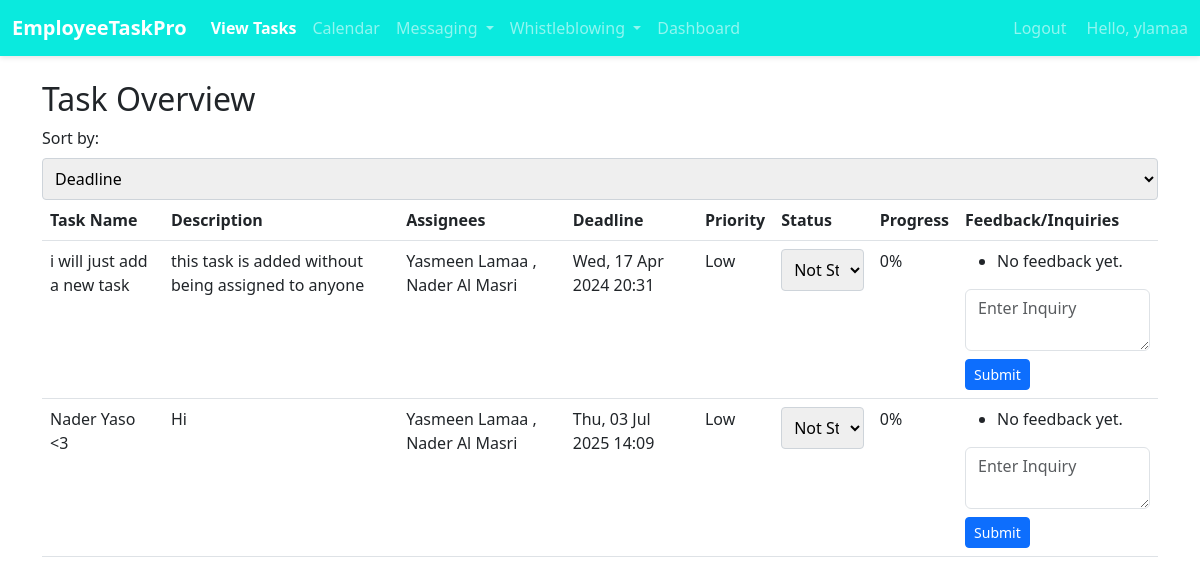
Page /emp/my-tasks/ (signed in) on the earlier database version.
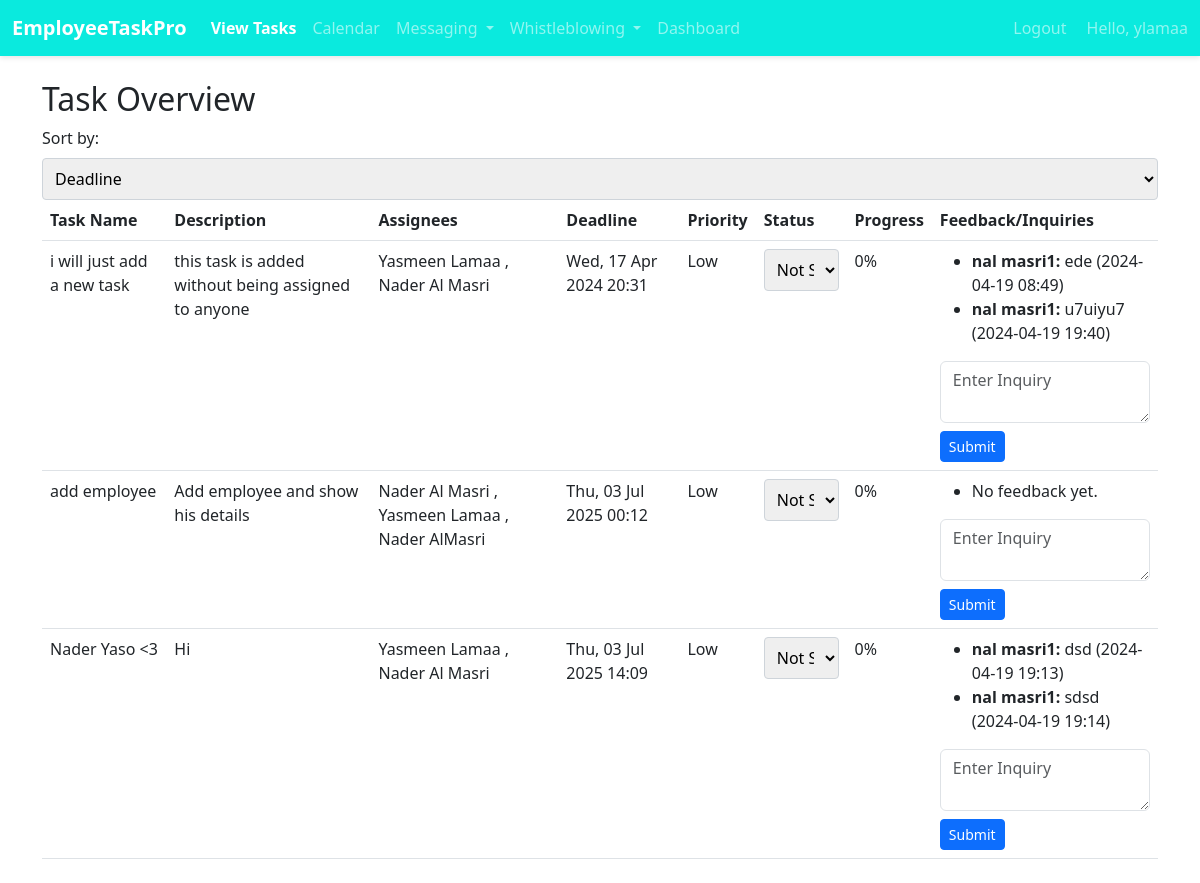
Same page on the later database version.
### emp/models.py (models this page shows, shortened)
class TaskAssignee(models.Model):
    task = models.ForeignKey('Task', on_delete=models.CASCADE)
    emp = models.ForeignKey('Emp', on_delete=models.CASCADE)
    weight = models.IntegerField(help_text='Percentage of task responsibility')
    status = models.CharField(
        max_length=50,
        choices=[('Not Started', 'Not Started'), ('In Progress', 'In Progress'), ('Completed', 'Completed')],
        default='Not Started'
    )
    progress = models.IntegerField(default=0, help_text='Specific progress for tasks that are "In Progress"', validators=[MinValueValidator(0), MaxValueValidator(100)])
    class Meta:
        unique_together = ('task', 'emp')

class Task(models.Model):
    title = models.CharField(max_length=200)
    description = models.TextField(blank=True, null=True)
    deadline = models.DateTimeField(null=True, blank=True)
    feedback = models.TextField(blank=True, null=True)
    urgency = models.CharField(
        max_length=50,
        choices=[('Low', 'Low'), ('Medium', 'Medium'), ('High', 'High')],
        default='Low'
    )
    status = models.CharField(
        max_length=50,
        choices=[('Not Started', 'Not Started'), ('In Progress', 'In Progress'), ('Completed', 'Completed')],
        default='Not Started'
    )
    progress_percentage = models.IntegerField(default=0, validators=[MinValueValidator(0), MaxValueValidator(100)],
                                              help_text='Progress percentage for tasks that are "In Progress"')
    date_created = models.DateTimeField(default=timezone.now)
    date_updated = models.DateTimeField(auto_now=True)

class Emp(models.Model):
    firstname=models.CharField(max_length=200)
    fathername=models.CharField(max_length=200)
    lastname=models.CharField(max_length=200)
    gender = models.TextField(blank=True,null= True)
    dob = models.DateField(blank=True,null= True)
    emp_id=models.CharField(max_length=200)
    phone = models.CharField(max_length=20, null=True)
    email = models.EmailField(null=True)
    date_hired = models.DateField(default=timezone.now)
    salary = models.FloatField(default=0)
    date_added = models.DateTimeField(default=timezone.now)
    date_updated = models.DateTimeField(auto_now=True)
    address = models.CharField(max_length=100, null=True)
    status=models.BooleanField(default=True)
    department=models.CharField(max_length=200, null=True)
    user = models.OneToOneField(User, on_delete=models.CASCADE, null=True)

class Feedback(models.Model):
    task = models.ForeignKey(Task, related_name='feedbacks', on_delete=models.CASCADE)
    content = models.TextField()
    created_by = models.ForeignKey(User, on_delete=models.CASCADE)
    created_at = models.DateTimeField(auto_now_add=True)

### emp/views.py (the view, shortened to what this page needs)
# urls.py: path("my-tasks/", my_tasks, name='my_tasks'),
@login_required
def my_tasks(request):
    user_emp = request.user.emp if hasattr(request.user, 'emp') else None
    sort = request.GET.get('sort', 'deadline')  # Default sorting by deadline
    task_assignees = TaskAssignee.objects.filter(emp=user_emp).exclude(status='Completed').select_related('task')
    if sort == 'urgency':
        task_assignees = task_assignees.order_by(Case(
            When(task__urgency='High', then=1),
            When(task__urgency='Medium', then=2),
            When(task__urgency='Low', then=3),
            default=4
        ))
    else:  # Default sort by deadline
        task_assignees = task_assignees.order_by('task__deadline')
    tasks_with_progress = [{
        'task_assignee': task_assignee,
        'progress': task_assignee.progress,
        'status': task_assignee.status
    } for task_assignee in task_assignees]
    context = {
        'tasks_with_progress': tasks_with_progress,
        'user_emp': user_emp,
        'current_sort': sort,
    }
    return render(request, 'emp/my_tasks.html', context)

### emp/context_processors.py (called while the page is built)
def user_roles(request):
    is_hr_or_manager = request.user.groups.filter(name__in=['HR', 'Manager']).exists()
    is_employee = request.user.groups.filter(name='Employee').exists()
    return {
        'is_hr_or_manager': is_hr_or_manager,
        'is_employee': is_employee,
    }

### templates/emp/my_tasks.html (shortened to what this page needs)
{% load static %}
<!doctype html>
<html lang="en">
<head>
    <link href="https://cdn.jsdelivr.net/npm/bootstrap@5.2.2/dist/css/bootstrap.min.css" rel="stylesheet">
    <link href="https://cdn.jsdelivr.net/npm/select2@4.1.0-beta.1/dist/css/select2.min.css" rel="stylesheet">
    <link rel="stylesheet" href="{% static 'css/assigntask.css' %}">
</head>
<body>
    {% include 'emp/navbar.html' %}
    <div class="container my-4">
        <h2>Task Overview</h2>
        <form method="get" action="">
            <label for="sort">Sort by:</label>
            <select name="sort" onchange="this.form.submit()">
                <option value="deadline" {% if current_sort == 'deadline' %}selected{% endif %}>Deadline</option>
            </select>
        </form>
        <table class="table">
            <thead>
                <tr>
                    <th>Task Name</th>
                    <th>Description</th>
                    <th>Assignees</th>
                    <th>Deadline</th>
                    <th>Priority</th>
                    <th>Status</th>
                    <th>Progress</th>
                    <th>Feedback/Inquiries</th>
                </tr>
            </thead>
            <tbody>
                {% for tp in tasks_with_progress %}
                <tr>
                    <td>{{ tp.task_assignee.task.title }}</td>
                    <td>{{ tp.task_assignee.task.description }}</td>
                    <td>
                        {% for assignment in tp.task_assignee.task.taskassignee_set.all %}
                            {{ assignment.emp.user.get_full_name }}
                            {% if not forloop.last %}, {% endif %}
                        {% endfor %}
                    </td>
                    <td>{{ tp.task_assignee.task.deadline|date:"D, d M Y H:i" }}</td>
                    <td>{{ tp.task_assignee.task.urgency }}</td>
                    <td>
                        <form method="post" action="{% url 'emp:my_tasks' %}">
                            <select name="status" class="status-dropdown" onchange="checkStatus(this)">
                                <option value="Not Started" {% if tp.task_assignee.status == "Not Started" %}selected{% endif %}>Not Started</option>
                            </select>
                        </form>
                    </td>
                    <td>{{ tp.progress }}%</td>
                    <td>
                        <ul>
                            {% for feedback in tp.task_assignee.task.feedbacks.all %}
                            <li><strong>{{ feedback.created_by.username }}:</strong> {{ feedback.content }} ({{ feedback.created_at|date:"Y-m-d H:i" }})</li>
                            {% empty %}
                            <li>No feedback yet.</li>
                            {% endfor %}
                        </ul>
                        {% if tp.task_assignee.task.id %}
                        <form action="{% url 'emp:add_task_feedback' tp.task_assignee.task.id %}" method="post">
                            <textarea name="feedback" class="form-control mb-2" placeholder="Enter Inquiry"></textarea>
                            <button type="submit" class="btn btn-primary btn-sm">Submit</button>
                        </form>
                        {% else %}
                        <div>Error: Task ID is missing or invalid, cannot submit feedback.</div>
                        {% endif %}
                </tr>
                {% empty %}
                <tr>
                    <td colspan="6" class="text-center">No tasks assigned.</td>
                </tr>
                {% endfor %}
            </tbody>
        </table>
    </div>
</body>
</html>

### templates/emp/navbar.html (shortened to what this page needs)
{% load static %}
<!DOCTYPE html>
<html lang="en">
<head>
    <link rel="stylesheet" href="{% static 'css/navbar.css' %}">
    <link href="https://cdn.jsdelivr.net/npm/bootstrap@5.3.0/dist/css/bootstrap.min.css" rel="stylesheet">
    <link rel="stylesheet" href="https://cdnjs.cloudflare.com/ajax/libs/font-awesome/5.15.4/css/all.min.css" />
</head>
<body>
    <nav class="navbar navbar-expand-lg navbar-dark" style="background-color: #0aeade;">
        <div class="container-fluid">
            <a class="navbar-brand" href="/emp/emp-dashboard/">EmployeeTaskPro</a>
            <div class="collapse navbar-collapse" id="navbarSupportedContent">
                <ul class="navbar-nav me-auto mb-2 mb-lg-0">
                    {% if is_employee %}
                    <li class="nav-item">
                        <a class="nav-link" href="/emp/my-tasks/">View Tasks</a>
                    </li>
                    <li class="nav-item">
                        <a class="nav-link" href="/emp/calendar/">Calendar</a>
                    </li>
                    {% endif %}
                    <li class="nav-item dropdown">
                        <a class="nav-link dropdown-toggle" href="#" id="navbarDropdownMessaging" role="button" data-bs-toggle="dropdown" aria-expanded="false">
                            Messaging
                        </a>
                    </li>
                    {% if request.user.is_authenticated %}
                    <li class="nav-item dropdown">
                        <a class="nav-link dropdown-toggle" href="#" id="navbarDropdownWhistleblowing" role="button" data-bs-toggle="dropdown" aria-expanded="false">
                            Whistleblowing
                        </a>
                    </li>
                    {% endif %}
                    <li class="nav-item">
                        <a class="nav-link" href="/emp/emp-dashboard/">Dashboard</a>
                    </li>
                </ul>
                <ul class="navbar-nav ms-auto mb-2 mb-lg-0">
                    {% if request.user.is_authenticated %}
                    <li class="nav-item">
                        <form action="{% url 'logout' %}" method="post">
                            <button type="submit" class="btn btn-link nav-link" style="padding: 0; border: none; background: none; margin-right: 20px;">Logout</button>
                        </form>
                    </li>
                    {% else %}
                    <li class="nav-item">
                        <a class="nav-link" href="{% url 'emp:custom_login' %}">Login</a>
                    </li>
                    {% endif %}
                    <li class="nav-item">
                        <span class="navbar-text mr-3">
                        Hello, {{ request.user.username }}
                        </span>
                    </li>
                </ul>
            </div>
        </div>
    </nav>
</body>
</html>

### static/css/assigntask.css (style rules this page uses)
body { font-family: 'Helvetica Neue', Arial, sans-serif; background-color: #f8f9fa; margin: 0; padding-top: 20px; }
form { background: transparent; }
label { font-weight: 500; margin-bottom: 0.5rem; }
input, select, textarea { width: 100%; padding: 0.5rem; margin-top: 0.25rem; margin-bottom: 1rem; border: 1px solid #ced4da; border-radius: 0.25rem; box-sizing: border-box; transition: border-color 0.15s ease-in-out, box-shadow 0.15s ease-in-out; }
.btn { padding: 0.375rem 0.75rem; transition: color 0.15s ease-in-out, background-color 0.15s ease-in-out, border-color 0.15s ease-in-out; }
.btn-primary { color: #fff; background-color: #007bff; border-color: #007bff; }

### static/css/navbar.css (style rules this page uses)
body { font-family: 'Arial', sans-serif; margin: 0; padding: 0; background: #f4f4f4; }
.navbar { box-shadow: 0 2px 5px rgba(0,0,0,0.1); font-size: 16px; }
.navbar-brand { font-weight: bold; }
.nav-link { transition: color 0.3s; }
.btn-link { transition: color 0.3s; }
.nav-item.active .nav-link, .nav-link.active { color: #ffffff; font-weight: bold; }

Differences in the rows shown:
shown differently, row unchanged: TaskAssignee "i will just add a new task": no longer shows "No feedback yet."
added Feedback: created_by.username "nal masri1", content "ede", created_at "2024-04-19 08:49", shown under TaskAssignee "i will just add a new task"
added Feedback: created_by.username "nal masri1", content "u7uiyu7", created_at "2024-04-19 19:40", shown under TaskAssignee "i will just add a new task"
added TaskAssignee: task_assignee.task "add employee", task_assignee.task.description "Add employee and show his details", emp.user.get_full_name "Yasmeen Lamaa", task_assignee.task.deadline "Thu, 03 Jul 2025 00:12", task_assignee.task.urgency "Low", status "Not Started", progress "0"
added TaskAssignee: emp.user.get_full_name "Nader Al Masri", shown under "add employee"
added TaskAssignee: emp.user.get_full_name "Nader AlMasri", shown under "add employee"
shown differently, row unchanged: TaskAssignee "Nader Yaso <3": no longer shows "No feedback yet."
added Feedback: created_by.username "nal masri1", content "dsd", created_at "2024-04-19 19:13", shown under TaskAssignee "Nader Yaso <3"
added Feedback: created_by.username "nal masri1", content "sdsd", created_at "2024-04-19 19:14", shown under TaskAssignee "Nader Yaso <3"
